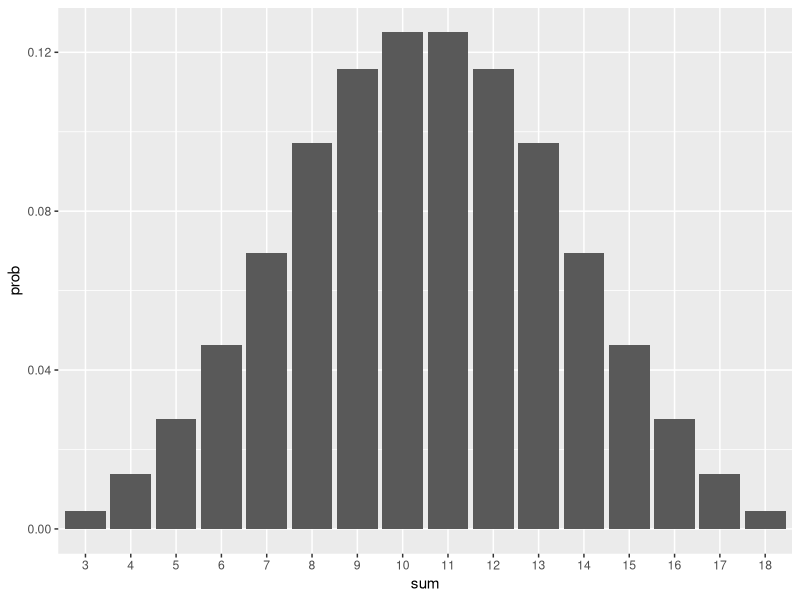
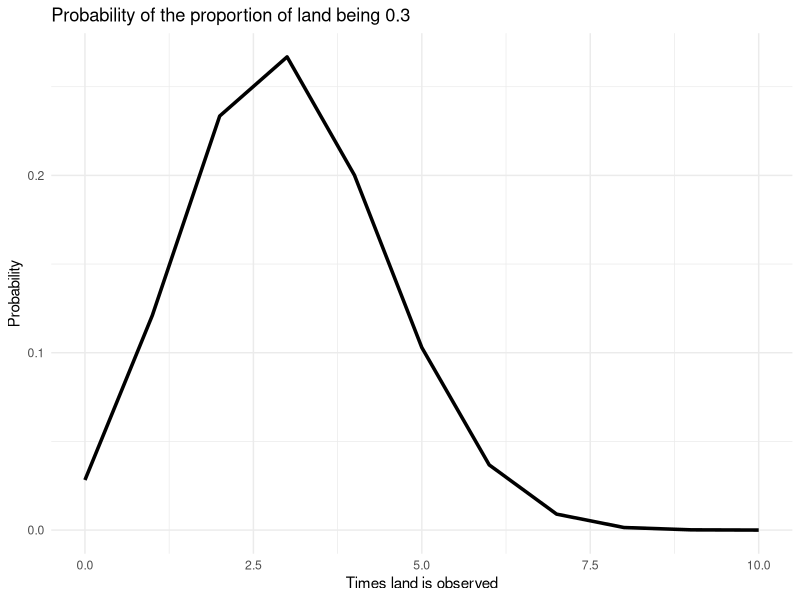
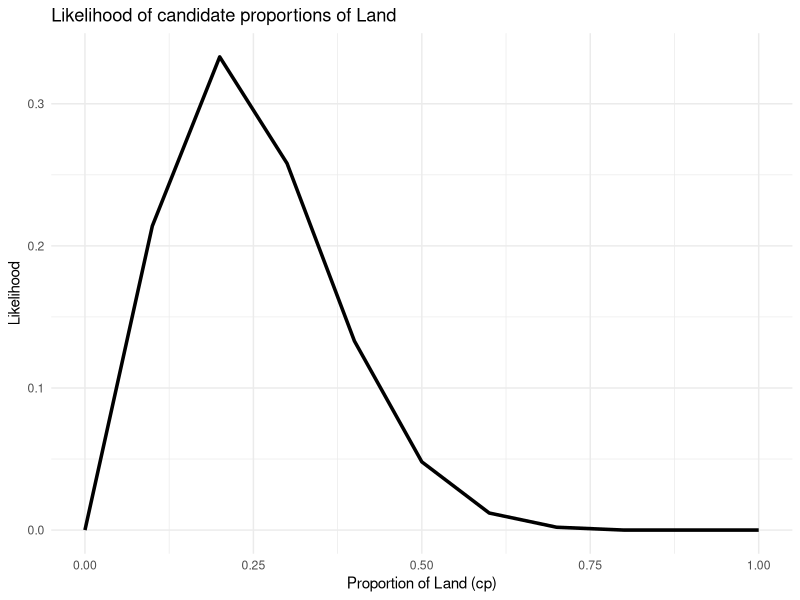

Reproduce these figures in R, in order. (Note: this script raises an error after producing the figures.)
## ---- chunk 1
#| include: false
individual <- 'I certify that this assignment represents my own work. I have not used any unauthorized or unacknowledged aids as stated in the preamble, including free or commercial systems or services offered on the internet or text generating systems embedded into software. I did not copy code from someone else nor did I share my code with someone else.' 

collab <- 'I certify that this assignment represents collaborative work by me and my collaborator listed below. I confirm that both contributed equally to this assignment and that we are equally responsible for the entirety of this report that we will receive the same grade on this report. I have not used any unauthorized or unacknowledged aids as stated in the preamble, including free or commercial systems or services offered on the internet or text generating systems embedded into software. I did not copy code nor did I share my code with someone other than my collaborator. I also found no indication for any such misconduct by collaborator.'
## ---- chunk 2
#| include: false
collaboration <- FALSE # FALSE: Individual work; TRUE: Collaboration
## ---- chunk 3
#| include: false
info <-sessionInfo()
time <- Sys.time()
## ---- chunk 4
#| message: false
#| warning: false
# load packages here
library(tidyverse)
## ---- chunk 5
library(gtools)
perm <- as.data.frame(permutations(6,3, repeats.allowed = TRUE))
print(head(perm, 10))
print(tail(perm, 10))
print(nrow(perm))
## ---- chunk 6
library(ggplot2)
data <- as.data.frame(table(rowSums(perm)))
colnames(data) <- c("sum", "prob")
data$prob <- data$prob/sum(data$prob)
print(data)

ggplot(data, aes(x=sum, y=prob)) + 
  geom_bar(stat = "identity")
## ---- chunk 7
perm$total <- rowSums(perm)
num_1 <- nrow(perm[(perm$total>=12) & (perm$V1==4 | perm$V2==4 | perm$V3==4),])/nrow(perm)
den_1 <- nrow(perm[(perm$V1==4 | perm$V2==4 | perm$V3==4),])/nrow(perm)
num_1/den_1

num_2 <- nrow(perm[(perm$total<=10) & (perm$V1==5 | perm$V2==5 | perm$V3==5),])/nrow(perm)
den_2 <- nrow(perm[(perm$V1==5 | perm$V2==5 | perm$V3==5),])/nrow(perm)
num_2/den_2
## ---- chunk 8
# i is the number of times that land is observed, so 10-i is the number of times water is observed
df <- data.frame(land = 0:10, probs = rep(0,11))
for (i in 0:10){
  df[i+1, 2] <- dbinom(i, size = 10, prob = 0.3) 
}
df

ggplot(df, aes(x = land, y = probs)) +
  geom_line(size = 1.2) +
  labs(title = "Probability of the proportion of land being 0.3",
       x = "Times land is observed",
       y = "Probability") +
  theme_minimal()

## ---- chunk 9
# Es como la que esta en session_05 compute_post, da exactamente igual
counter_prob_1 <- function(data, cp){
  L <- sum(data == "L")
  W <- sum(data == "W")
  probs <- (cp)^L * ((1 - cp))^W
  probs <- probs/sum(probs)
  data.frame(cp, probs)
}

data <- c(rep("W", 8), "L","L")
#data <- c(rep("W", 12), rep("L",30))
cp_seq <- seq(0, 1, 0.1)
results <- counter_prob_1(data, cp = cp_seq)
results$probs <- round(results$probs, 3)


library(ggplot2)
library(tidyr)

ggplot(results, aes(x = cp, y = probs)) +
  geom_line(size = 1.2) +
  labs(title = "Likelihood of candidate proportions of Land",
       x = "Proportion of Land (cp)",
       y = "Likelihood") +
  theme_minimal()
## ---- chunk 10
cp_seq <- seq(0, 1, 0.1)
land <- c(0:10)
prob_df <- data.frame(matrix(0, nrow=length(land), ncol=length(cp_seq)+1))
colnames(prob_df) <- c("land", as.character(cp_seq))
prob_df$land <- land

for (cp in cp_seq) {
  probs <- (cp^obs) * ((1 - cp)^(10 - obs))
  probs <- probs / sum(probs)
  probs <- round(probs, 3)
  prob_df <- cbind(prob_df,probs)
  }

colnames(prob_df) <- c("land",cp_seq)
prob_df
